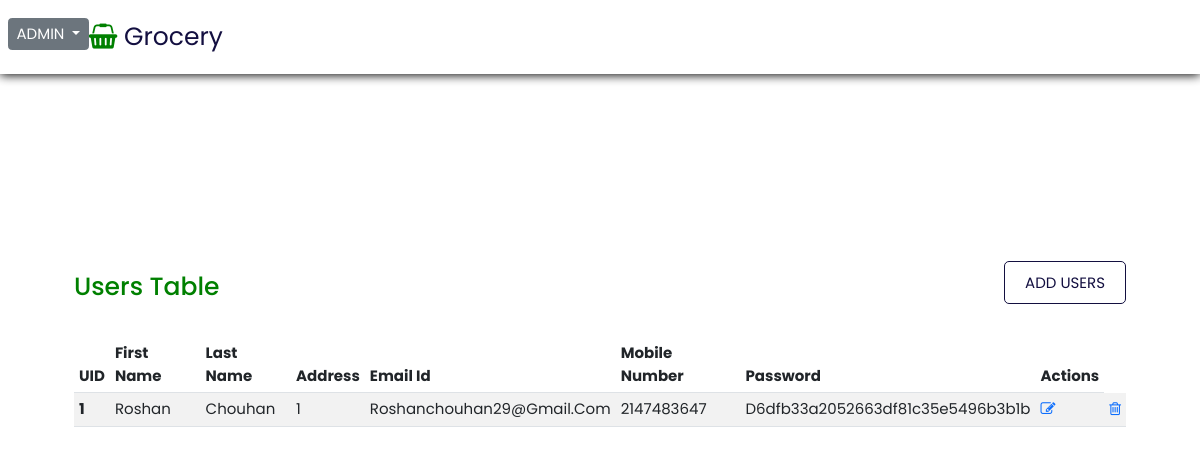
/admin/Users.php, run on an earlier commit of the app's database.
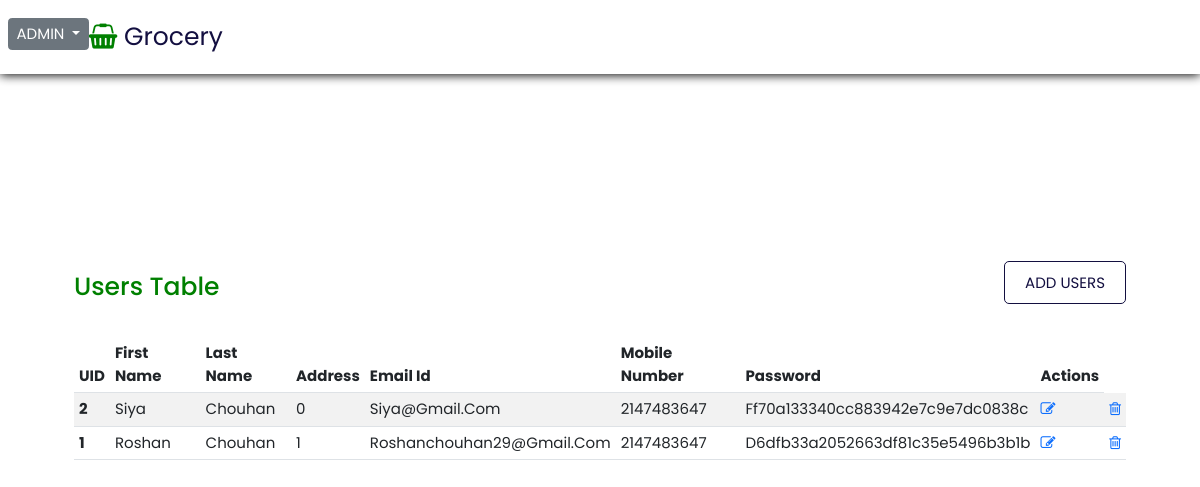
And on a later commit of the database.
### tables this page shows
CREATE TABLE `users` (
  `UID` int(10) NOT NULL,
  `first_name` varchar(20) NOT NULL,
  `last_name` varchar(20) NOT NULL,
  `AID` int(10) NOT NULL,
  `emailid` varchar(50) NOT NULL,
  `mobile_number` int(10) NOT NULL,
  `password` varchar(50) NOT NULL
);

### admin/Users.php (the view, shortened to what this page needs)
<?php
include 'header.php'; ?>
  <body>
    <header >
      <div class="adminlogo">
        <?php
        include 'dropdown.php' ?>
        <a href="#" class="logo"><i class="fa fa-shopping-basket" aria-hidden="true"></i> Grocery</a>
      </div>
    </header>
    <section class="section">
      <div class="users">
         <h1>Users Table</h1>
         <div class="btn1">
            <a href="#">ADD USERS</a>
         </div>
      </div>
            <div class="usercontainer">
              <table class="table table-striped table-hover">
                <thead>
                <tr>
                  <th scope="col">UID</th>
                  <th scope="col">First Name</th>
                  <th scope="col">Last Name</th>
                  <th scope="col">Address</th>
                  <th scope="col">Email Id</th>
                  <th scope="col">Mobile Number</th>
                  <th scope="col">Password</th>
                  <th scope="col">Actions</th>
                </tr>
               </thead>
               <tbody>
                 <?php
                      include 'config.php';
                        $sql="SELECT * FROM users ORDER BY UID DESC";
                      $result2=mysqli_query($conn,$sql);
                      if(mysqli_num_rows( $result2 )>0)
                      {
                        while($row=mysqli_fetch_assoc($result2))
                        {
                 ?>
                <tr>
                  <th scope="row"><?php  echo $row['UID']; ?></th>
                  <td><?php  echo $row['first_name']; ?></td>
                  <td><?php  echo $row['last_name']; ?></td>
                  <td><?php  echo $row['AID']; ?></td>
                  <td><?php  echo $row['emailid']; ?></td>
                  <td><?php  echo $row['mobile_number']; ?></td>
                  <td><?php  echo $row['password']; ?></td>
                  <td class='edit'><a href='#'><i class='fa fa-edit'></i></a></td>
                  <td class='delete'><a href='#'><i class='fa fa-trash-o'></i></a></td>
                </tr>
                <?php
                     }
                   }else{
                    echo "empty";
                   }
                ?>
      </tbody>
   </table>
  </div>
 </section>
  </body>
</html>

What changed in the data, as far as the page shows it:
added users: UID "2", first_name "Siya", last_name "Chouhan", AID "0", emailid "Siya@gmail.com", mobile_number "2147483647", password "Ff70a133340cc883942e7c9e7dc0838c"
